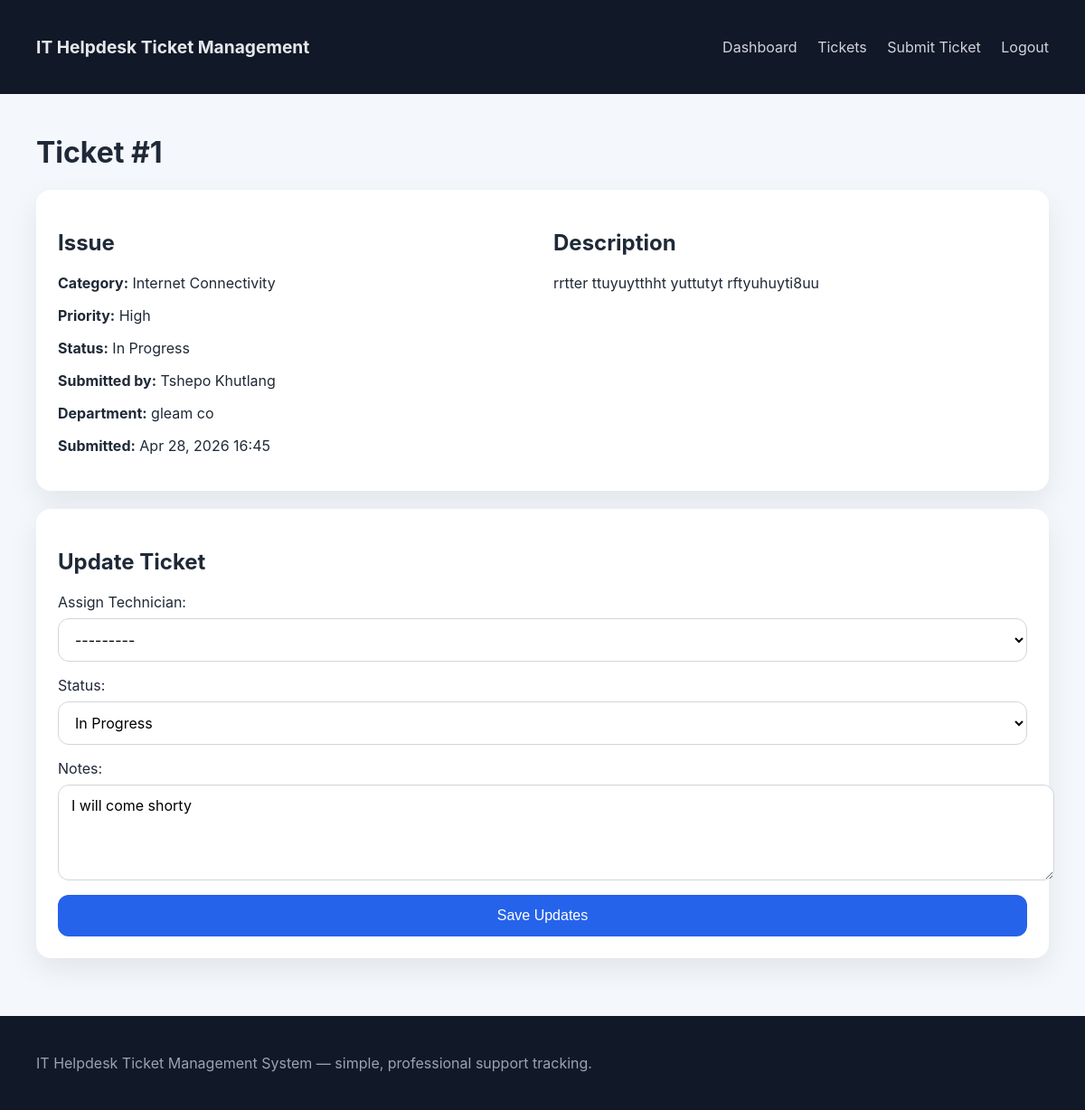
The page /tickets/1/ (signed in) on the database its author committed.
### tickets/models.py (models this page shows, shortened)
class Ticket(models.Model):
    STATUS_OPEN = 'open'
    STATUS_IN_PROGRESS = 'in_progress'
    STATUS_PENDING = 'pending'
    STATUS_RESOLVED = 'resolved'
    STATUS_CLOSED = 'closed'
    STATUS_CHOICES = [
        (STATUS_OPEN, 'Open'),
        (STATUS_IN_PROGRESS, 'In Progress'),
        (STATUS_PENDING, 'Pending'),
        (STATUS_RESOLVED, 'Resolved'),
        (STATUS_CLOSED, 'Closed'),
    ]
    CATEGORY_NETWORK = 'network'
    CATEGORY_POWER = 'power'
    CATEGORY_PRINTER = 'printer'
    CATEGORY_SOFTWARE = 'software'
    CATEGORY_EMAIL = 'email'
    CATEGORY_SLOW = 'slow'
    CATEGORY_PASSWORD = 'password'
    CATEGORY_HARDWARE = 'hardware'
    CATEGORY_INTERNET = 'internet'
    CATEGORY_SECURITY = 'security'
    CATEGORY_CHOICES = [
        (CATEGORY_NETWORK, 'Network / Wi-Fi Problem'),
        (CATEGORY_POWER, 'Computer Not Turning On'),
        (CATEGORY_PRINTER, 'Printer Issue'),
        (CATEGORY_SOFTWARE, 'Software Installation'),
        (CATEGORY_EMAIL, 'Email Problem'),
        (CATEGORY_SLOW, 'Slow Computer'),
        (CATEGORY_PASSWORD, 'Password Reset'),
        (CATEGORY_HARDWARE, 'Hardware Failure'),
        (CATEGORY_INTERNET, 'Internet Connectivity'),
        (CATEGORY_SECURITY, 'Security / Virus Issue'),
    ]
    PRIORITY_LOW = 'low'
    PRIORITY_MEDIUM = 'medium'
    PRIORITY_HIGH = 'high'
    PRIORITY_URGENT = 'urgent'
    PRIORITY_CHOICES = [
        (PRIORITY_LOW, 'Low'),
        (PRIORITY_MEDIUM, 'Medium'),
        (PRIORITY_HIGH, 'High'),
        (PRIORITY_URGENT, 'Urgent'),
    ]
    ticket_id = models.AutoField(primary_key=True)
    user = models.ForeignKey(HelpdeskUser, on_delete=models.CASCADE, related_name='tickets')
    user_name = models.CharField(max_length=150)
    department = models.CharField(max_length=100)
    category = models.CharField(max_length=40, choices=CATEGORY_CHOICES)
    priority = models.CharField(max_length=10, choices=PRIORITY_CHOICES, default=PRIORITY_MEDIUM)
    description = models.TextField()
    status = models.CharField(max_length=20, choices=STATUS_CHOICES, default=STATUS_OPEN)
    assigned_to = models.ForeignKey(
        HelpdeskUser,
        on_delete=models.SET_NULL,
        null=True,
        blank=True,
        related_name='assigned_tickets',
        limit_choices_to={'role': HelpdeskUser.ROLE_TECHNICIAN},
    )
    created_date = models.DateTimeField(default=timezone.now)
    resolved_date = models.DateTimeField(null=True, blank=True)
    screenshot = models.FileField(upload_to='screenshots/', null=True, blank=True)
    notes = models.TextField(blank=True)
    class Meta:
        ordering = ['-created_date']

### tickets/views.py (the view, shortened to what this page needs)
# urls.py: path('tickets/<int:ticket_id>/', views.ticket_detail, name='ticket_detail'),
@login_required
def ticket_detail(request, ticket_id):
    ticket = get_object_or_404(Ticket, ticket_id=ticket_id)
    if not (request.user.is_administrator() or request.user == ticket.user or request.user == ticket.assigned_to):
        messages.error(request, 'You do not have permission to view this ticket.')
        return redirect('ticket_list')
    form = TicketUpdateForm(request.POST or None, instance=ticket)
    return render(request, 'tickets/ticket_detail.html', {
        'ticket': ticket,
        'form': form,
    })

### tickets/forms.py
class TicketUpdateForm(forms.ModelForm):
    assigned_to = forms.ModelChoiceField(
        queryset=User.objects.filter(role=User.ROLE_TECHNICIAN),
        required=False,
        label='Assign Technician',
    )
    class Meta:
        model = Ticket
        fields = ['assigned_to', 'status', 'notes']
        widgets = {
            'notes': forms.Textarea(attrs={'rows': 4}),
        }

### tickets/models.py (called while the page is built)
    def is_administrator(self):
        return self.role == self.ROLE_ADMIN

### tickets/templates/tickets/ticket_detail.html (shortened to what this page needs)
{% extends 'tickets/base.html' %}
{% block content %}
<h1>Ticket #{{ ticket.ticket_id }}</h1>
<div class="ticket-detail">
    <section class="panel two-column">
        <div>
            <h2>Issue</h2>
            <p><strong>Category:</strong> {{ ticket.get_category_display }}</p>
            <p><strong>Priority:</strong> {{ ticket.get_priority_display }}</p>
            <p><strong>Status:</strong> {{ ticket.get_status_display }}</p>
            <p><strong>Submitted by:</strong> {{ ticket.user_name }}</p>
            <p><strong>Department:</strong> {{ ticket.department }}</p>
            <p><strong>Submitted:</strong> {{ ticket.created_date|date:'M d, Y H:i' }}</p>
        </div>
        <div>
            <h2>Description</h2>
            <p>{{ ticket.description }}</p>
        </div>
    </section>
    <section class="panel">
        <h2>Update Ticket</h2>
        <form method="post" class="form-card">
            <div class="form-group">
                {{ form.assigned_to.label_tag }}
                {{ form.assigned_to }}
            </div>
            <div class="form-group">
                {{ form.status.label_tag }}
                {{ form.status }}
            </div>
            <div class="form-group full-width">
                {{ form.notes.label_tag }}
                {{ form.notes }}
            </div>
            <button type="submit" class="primary-button">Save Updates</button>
        </form>
    </section>
</div>
{% endblock %}

### tickets/templates/tickets/base.html (shortened to what this page needs)
<!DOCTYPE html>
<html lang="en">
<head>
    <link rel="stylesheet" href="/static/tickets/styles.css">
</head>
<body>
<header class="site-header">
    <div class="container">
        <a class="brand" href="{% url 'dashboard' %}">IT Helpdesk Ticket Management</a>
        <nav>
            {% if user.is_authenticated %}
            <a href="{% url 'dashboard' %}">Dashboard</a>
            <a href="{% url 'ticket_list' %}">Tickets</a>
            <a href="{% url 'ticket_create' %}">Submit Ticket</a>
            <a href="{% url 'logout' %}">Logout</a>
            {% endif %}
        </nav>
    </div>
</header>
<main class="container">
    {% block content %}{% endblock %}
</main>
<footer class="footer">
    <div class="container">
        <p>IT Helpdesk Ticket Management System — simple, professional support tracking.</p>
    </div>
</footer>
</body>
</html>

### tickets/static/tickets/styles.css (style rules this page uses)
body { margin: 0; font-family: Inter, system-ui, -apple-system, BlinkMacSystemFont, 'Segoe UI', sans-serif; background: #f4f7fb; color: #1f2937; }
.container { width: min(1120px, 96%); margin: 0 auto; padding: 24px 0; }
.site-header { background: #111827; color: white; padding: 16px 0; }
.site-header .container { display: flex; align-items: center; justify-content: space-between; gap: 16px; }
.brand { color: #e5e7eb; font-size: 1.2rem; font-weight: 700; text-decoration: none; }
nav a { color: #d1d5db; text-decoration: none; margin-left: 18px; }
.panel { background: white; border-radius: 16px; box-shadow: 0 12px 32px rgba(15, 23, 42, 0.08); padding: 24px; margin-top: 20px; }
.form-card { display: grid; gap: 16px; }
.form-group { display: grid; gap: 8px; }
.form-group.full-width { grid-column: 1 / -1; }
input[type='text'], input[type='search'], input[type='file'], select, textarea { width: 100%; padding: 12px 14px; border: 1px solid #d1d5db; border-radius: 12px; font: inherit; background: white; }
button.primary-button { background: #2563eb; color: white; border: none; padding: 14px 20px; border-radius: 12px; font-size: 1rem; cursor: pointer; }
.footer { background: #111827; color: #9ca3af; padding: 18px 0; margin-top: 40px; }
.footer p { margin: 0; }
.two-column { display: grid; grid-template-columns: repeat(auto-fit, minmax(240px, 1fr)); gap: 24px; }

### rows shown on the page
Ticket: ticket_id "1", category "Internet Connectivity", priority "High", status "In Progress", user_name "Tshepo Khutlang", department "gleam co", created_date "Apr 28, 2026 16:45", description "rrtter ttuyuytthht yuttutyt rftyuhuyti8uu", assigned_to "---------", notes "I will come shorty"
